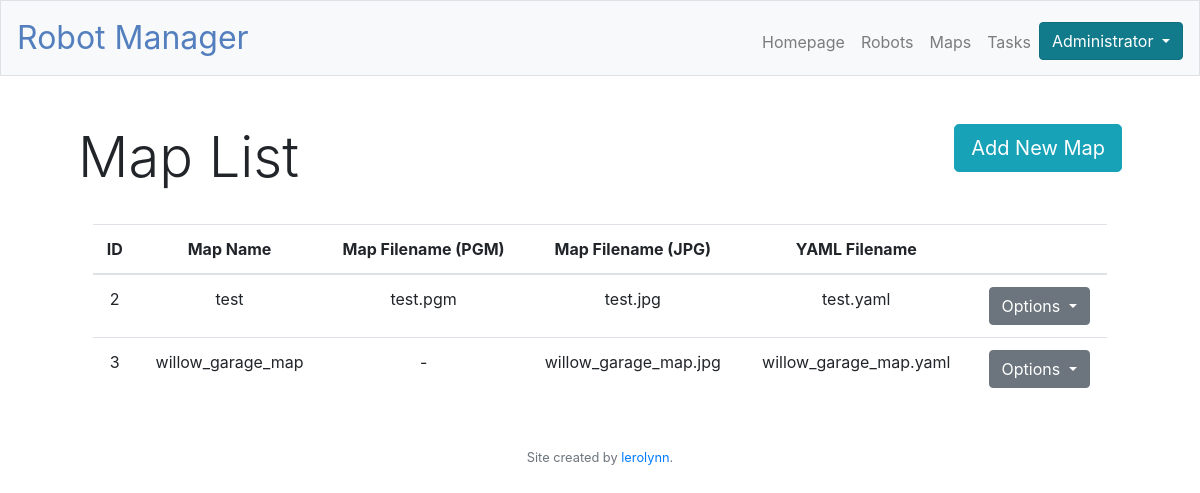
The page /maps (signed in) on the database its author committed.
### tables this page shows
CREATE TABLE "maps" (
	`id`	INTEGER NOT NULL,
	`user_id`	INTEGER,
	`map_name`	TEXT,
	`map_pgm`	TEXT,
	`map_jpg`	TEXT,
	`yamlfile`	TEXT,
	PRIMARY KEY(id),
	FOREIGN KEY(`user_id`) REFERENCES users ( id )
);

### app.py (the view, shortened to what this page needs)
@app.route("/maps", methods=["GET", "POST"])
def maps():
    if not session:
        return redirect("/login")
    cur = conn.cursor()
    cur.execute("SELECT * FROM maps WHERE user_id=?", (session["user_id"],))
    maps = cur.fetchall()
    return render_template("maps.html", maps=maps)

### app.py (called while the page is built)
@app.after_request
def after_request(response):
    response.headers["Cache-Control"] = "no-cache, no-store, must-revalidate"
    response.headers["Expires"] = 0
    response.headers["Pragma"] = "no-cache"
    return response

### templates/maps.html (shortened to what this page needs)
{% extends "layout.html" %}
{% block main %}
    <main>
        <div style="margin-bottom: 70px;">
          <h1 class="display-4 float-left">Map List</h1>
            <button type="button" class="btn btn-info btn-lg float-right" data-toggle="modal" data-target="#addMap" href="#">
              Add New Map
            </button>
        </div>
        <div style="margin-top: 100px;">
          <div class="col center">
              <table class="table table-hover" width="100%" ID="Table2" style="margin: 0px">
                <thead>
                  <tr>
                    <th>ID</th>
                    <th>Map Name</th>
                    <th>Map Filename (PGM)</th>
                    <th>Map Filename (JPG)</th>
                    <th>YAML Filename</th>
                    <th></th>
                  </tr>
                </thead>
                <tbody>
                {% for map in maps %}
                  <tr>
                    <td>{{  map.id  }}</td>
                    <td>{{  map.map_name  }}</td>
                    {% if map.map_pgm == None %}
                      <td>-</td>
                    {% else %}
                      <td>{{  map.map_pgm  }}</td>
                    {% endif %}
                    <td>{{  map.map_jpg  }}</td>
                    <td>{{  map.yamlfile  }}</td>
                    <td>
                      <div class="dropdown">
                        <button class="btn btn-secondary dropdown-toggle" data-flip="false" type="button" id="dropdownMenuButton" data-toggle="dropdown" aria-haspopup="true" aria-expanded="false">
                          Options
                        </button>
                      </div>
                    </td>
                  </tr>
                {% endfor %}
                </tbody>
              </table>
          </div>
        </div>
    </main>
{% endblock %}

### templates/layout.html (shortened to what this page needs)
<!DOCTYPE html>
<html lang="en">
    <head>
        <link href="https://maxcdn.bootstrapcdn.com/bootstrap/4.1.3/css/bootstrap.min.css" rel="stylesheet">
        <link href="/static/styles.css" rel="stylesheet">
    </head>
    <body>
        <nav class="navbar navbar-expand-md navbar-light bg-light border">
            <a class="navbar-brand" href="/"><span class="blue">Robot Manager</span></a>
            <div class="collapse navbar-collapse" id="navbar">
                <ul class="navbar-nav ml-auto mt-2">
                    {% if not session["username"] %}
                        <li class="nav-item"><a class="nav-link" href="/register">Create Account</a></li>
                        <li class="nav-item"><a class="nav-link" href="/login">Log In</a></li>
                    {% else %}
                        <li class="nav-item"><a class="nav-link" href="/">Homepage</a></li>
                        <li class="nav-item"><a class="nav-link" href="/robots">Robots</a></li>
                        <li class="nav-item"><a class="nav-link" href="/maps">Maps</a></li>
                        <li class="nav-item"><a class="nav-link" href="/tasks">Tasks</a></li>
                        <div class="nav-item dropdown show">
                            <a class="btn btn-info dropdown-toggle" href="#" role="button" id="dropdownMenuLink" data-toggle="dropdown" aria-haspopup="true" aria-expanded="false">
                            {{  session["name"]  }}
                            </a>
                        </div>
                    {% endif %}
                </ul>
            </div>
        </nav>
        <main class="container p-5">
            {% block main %}{% endblock %}
        </main>
        <footer class="small text-center text-muted">
            Site created by <a href="https://www.github.com/lerolynn">lerolynn</a>.
        </footer>
    </body>
</html>

### static/styles.css (style rules this page uses)
nav .navbar-brand { font-size: xx-large; }
nav .navbar-brand .blue { color: #537fbe; }
main { overflow-x: auto; text-align: center; }

### rows shown on the page
maps: id "2", map_name "test", map_pgm "test.pgm", map_jpg "test.jpg", yamlfile "test.yaml"
maps: id "3", map_name "willow_garage_map", map_jpg "willow_garage_map.jpg", yamlfile "willow_garage_map.yaml"

### other values the page prints
{{ session["name"] }} "Administrator"
